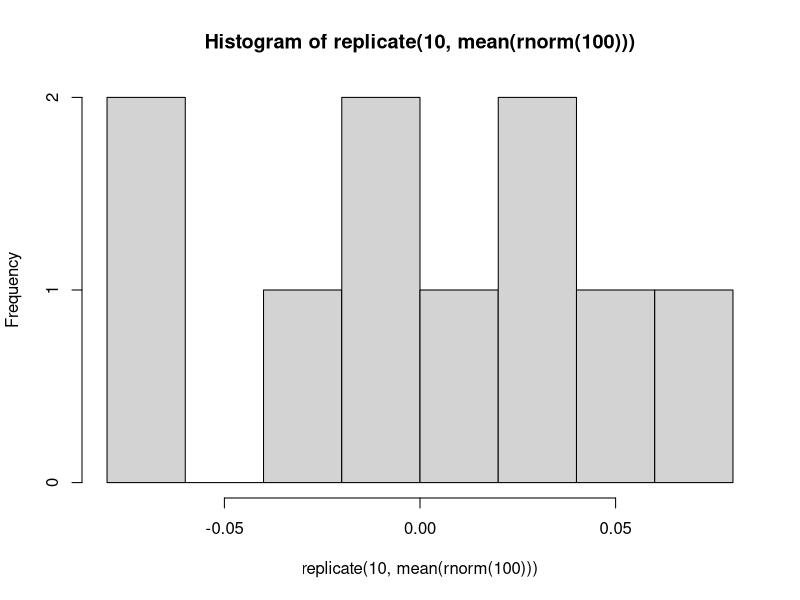
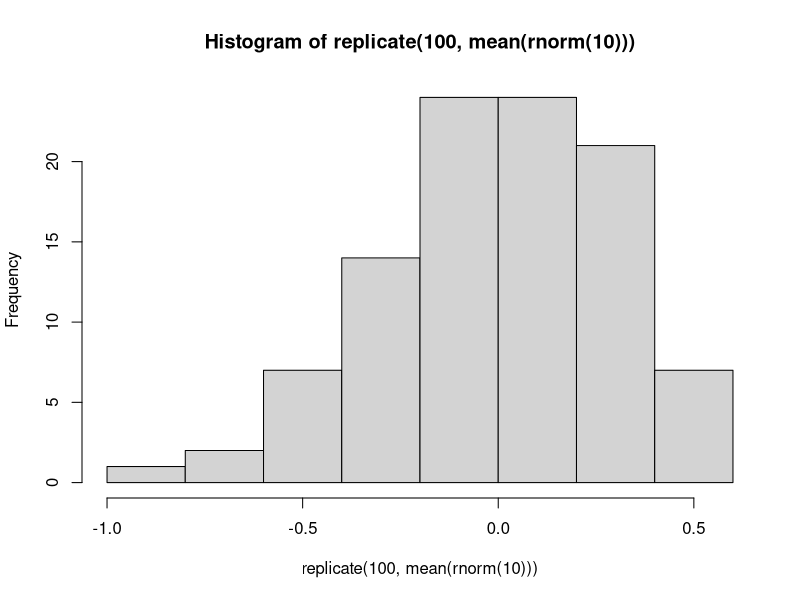
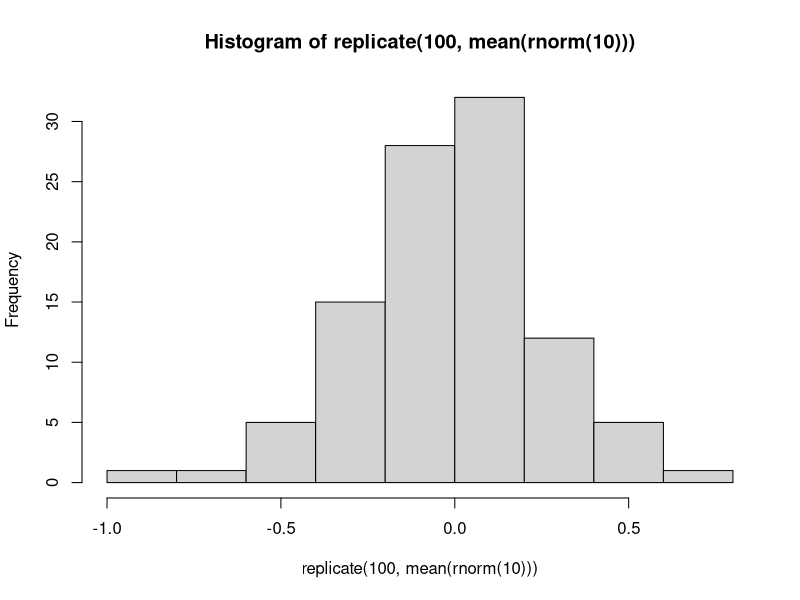
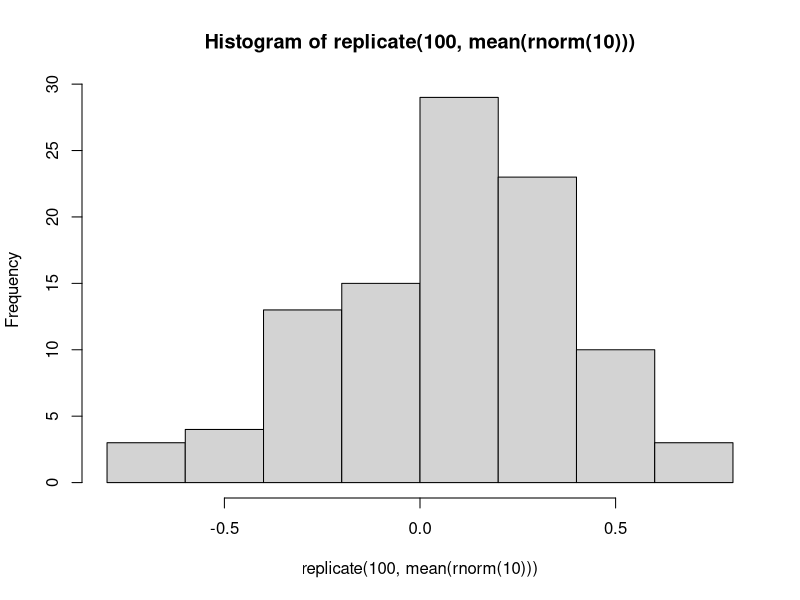
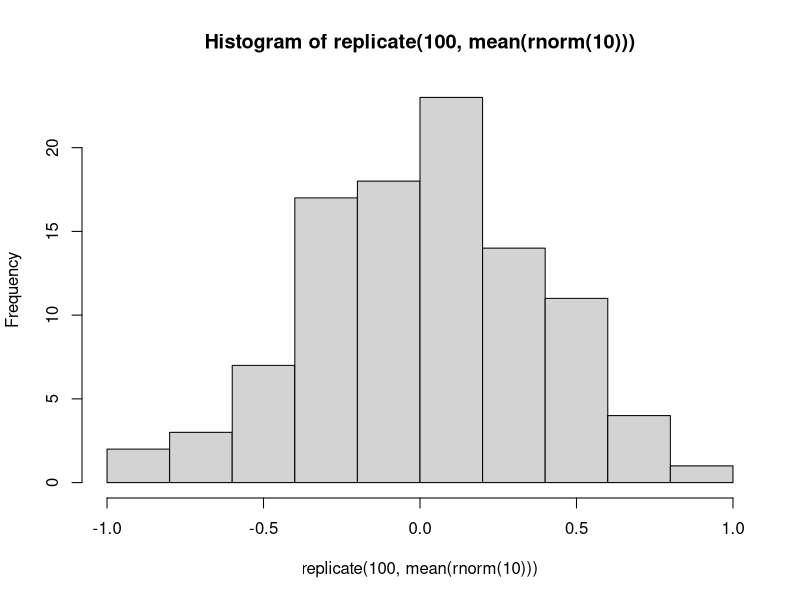
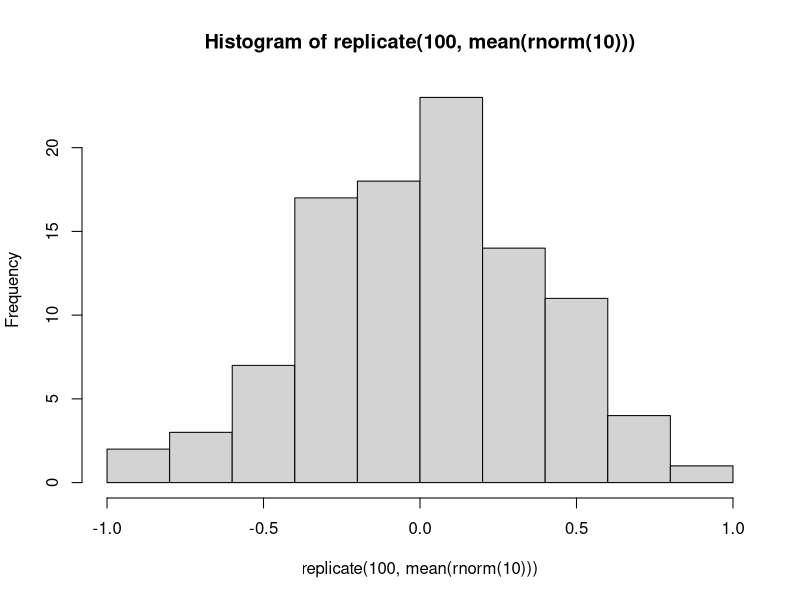
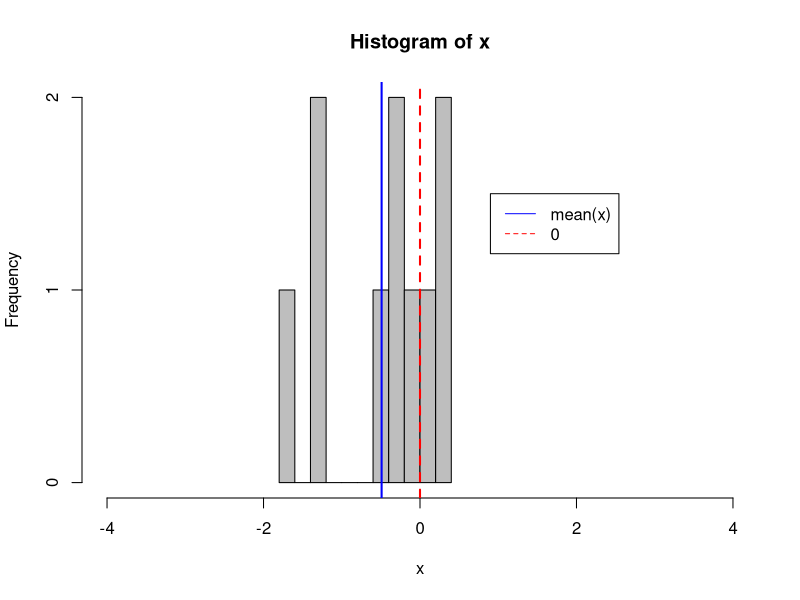
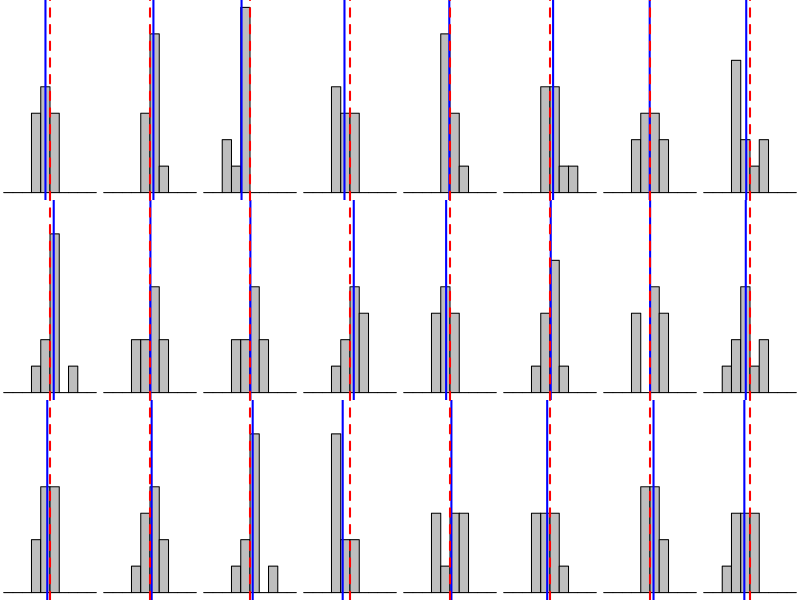

Write the R code that produced these figures, in order. (Note: this script raises an error after producing the figures.)
###############################################################################################################
# This R script contains                                                                                      #
#  - the examples shown in the step-by-step workshop pages                                                    #
#    (for you to run line-by-line to observe the outcome, or to modify and play with)                         #
#  - space called 'YOUR TURN' for you to write your own code to answer the exercises from the workshop pages  #
###############################################################################################################

#~~~~~~~~~ Random Numbers Generators and sampling theory -----

# sample 

## x is a sequence
x <- 1:10
x
?sample # default: replace = FALSE
sample(x)
sample(x, replace = TRUE)
sample(letters, size = 10)
sample(x, size = 100, replace = TRUE)

## x is a vector of combined values
x <- c(1,5,8)
x
sample(x, size = 6, replace = TRUE)


# YOUR TURN: generate random numbers
## Sample 100 values between 3 and 103 with replacement

x <- 3:103
x
sample(x, size = 100, replace = TRUE)

# random number generator drawing from specific distributions

?runif  # runif(n, min, max) #uniform distribution
?rpois  # rpois(n, lambda)  #poisson distribution
?rnorm  # rnorm(n, mean, sd) #normal distribution
?rbinom # rbinom(n, prob)	 #binomial distribution

# YOUR TURN: generate random numbers
## Draw 100 values from a normal distribution with a mean of 0 and a sd of 1

rnorm(100) # mean of 0 and sd of 1 = default

## Draw 50 values from a normal distribution with a mean of 10 and sd of 5

rnorm(50, 10, 5)

## Draw 1000 values from a poisson distribution with a lambda of 50

rpois(1000, 50)

## Draw 30 values from a uniform distribution between 0 and 10

runif(30, 0, 10)


# repeat 

?replicate # replicate(n, expression)
rnorm(10)
mean(rnorm(10))
replicate(10,rnorm(10))
replicate(10, mean(rnorm(100)))
hist(replicate(10, mean(rnorm(100))))

# YOUR TURN: generate random numbers, repeat, and plot
## Replicate 1000 times the mean of 10 values drawn from a uniform distribution between 0 and 10  

replicate(1000, mean(runif(10,0,10)))


## Replicate 100 times the mean of 50 values drawn from a normal distribution of mean 10 and standard deviation 5  

replicate(100, mean(rnorm(50, 10, 5)))


# set seed

hist(replicate(100, mean(rnorm(10))))
hist(replicate(100, mean(rnorm(10))))
hist(replicate(100, mean(rnorm(10))))

set.seed(10)
hist(replicate(100, mean(rnorm(10))))

set.seed(10)
hist(replicate(100, mean(rnorm(10))))


# defining sample size within a replication (n) and the number of simulation/repeats/replication (nrep)
## single random sample of normal distribution N(0,1) with n = 10
set.seed(10)
x <- rnorm(10) # mean = 0, sd = 1 are the defaults
hist(x, breaks = 10, col = "grey", xlim = c(-4,4))
abline(v = 0, col = "red", lty = 2, lwd = 2)
abline(v = mean(x), col = "blue", lwd = 2)
par(xpd = TRUE) # turn off clipping of legend
# where a function has a long list of arguments, we can put them on a new line each
legend(
  0.9, 
  y = 1.5, 
  legend = c("mean(x)", "0"), 
  lty = c(1, 2), 
  col = c("blue","red")
)

## 24 sims of same distribution N(0,1) with n = 10
set.seed(10)
x24 <- replicate(24, rnorm(10))
par(mfrow = c(3,8), mar = c(0,0,0,0))
# apply is complicated because it takes a function as one of its arguments
x24Plot <- apply(
  x24,
  2,
  function(x) {
    # for fairly simple functions with lots of arguments, we sometimes just cram them all on the same line.
    # it's not great practice but it stops the script getting super long when dealing with graphical objects
    hist(x, col = "grey", xlim = c(-5,5), ylim = c(0,7), breaks = c(-5:5),
         main = "", ylab = "", xlab = "", xaxt = "n", yaxt = "n")
    abline(v = mean(x), col = "blue", lwd = 2)
    abline(v = 0, col = "red", lty = 2, lwd = 2)
  }
)

## distribution of mu and sd from 24 sims N(0,1) with n = 10
par(mfrow = c(1,2), mar = c(5,5,1,1))
hist(apply(x24, 2, mean), main = "Mean", col = "grey", xlim = c(-1,1))
abline(v = 0, col = "red", lty = 2, lwd = 2)
hist(apply(x24, 2, sd), main = "SD",col = "grey", xlim = c(0.6,1.4))
abline(v = 1, col = "red", lty = 2, lwd = 2)

## 24 sims of same distribution N(0,1) with n = 1000
set.seed(10)
x24b <- replicate(24, rnorm(1000))
par(mfrow = c(3,8), mar = c(0,0,0,0))
x24bPlot <- apply(
  x24b,
  2,
  function(x){
    hist(x, col = "grey", xlim = c(-5,5), ylim = c(0,500), breaks = c(-5:5),
         main = "", ylab = "", xlab = "", xaxt = "n", yaxt = "n")
    abline(v = mean(x), col = "blue", lwd = 2)
    abline(v = 0, col = "red", lty = 2, lwd = 2)
  }
)

## distribution of mu and sd from 24 sims N(0,1) with n = 1000
par(mfrow = c(1,2), mar = c(5,5,1,1))
hist(apply(x24b, 2, mean), main = "Mean",col = "grey", xlim = c(-1,1))
abline(v = 0, col = "red", lty = 2, lwd = 2)
hist(apply(x24b, 2, sd), main = "SD",col = "grey", xlim = c(0.6,1.4))
abline(v = 1, col = "red", lty = 2, lwd = 2)

## distribution of mu and sd from 1000 sims N(0,1) with n = 10
set.seed(10)
x1000 <- replicate(1000, rnorm(10))
par(mfrow = c(1,2), mar = c(5,5,1,1))
hist(apply(x1000, 2, mean), main = "Mean",col = "grey")
abline(v = 0, col = "red", lty = 2, lwd = 2)
hist(apply(x1000, 2, sd), main = "SD",col = "grey")
abline(v = 1, col = "red", lty = 2, lwd = 2)


#~~~~~~~~~ Functions -----

# writing a function
## function syntax:
## AwesomeFunctionName <- function(argument1, argument2,…){
##                                                         do stuff here
##                                                        }
## The last thing that appears in the 'do stuff here' section is the function's 
## "return value"

# YOUR TURN: write a function that takes input "nrep", replicates '(mean(rnorm(100)))'
# nrep times, and draws a histogram of the results

replicate(1000,mean(rnorm(100)))

histnorm100 <- function(nrep){
  hist(replicate(nrep,mean(rnorm(100))))
}

histnorm100(1000)
histnorm100(7)
histnorm100(10)

# YOUR TURN: modify your function
## to draw a histogram of nrep mean(rnorm(n)), where n is another input

histnorm <- function(nrep, n){
  hist(replicate(nrep, mean(rnorm(n))))
}

histnorm(10,5)
histnorm(100,5)
histnorm(1000,5)
histnorm(10000,5)

#~~~~~~~~~ Simulating no effect and check alpha -----

# YOUR TURN: draw from the same normal distribution twice 
## and see if the sample differ from each other
## will they differ significantly in 5% of the nrep?
### Figure out how to do a t.test in R  
### Generate two vectors of 10 values drawn from N(0,1) and compare them with a t test  
### Figure out how to extract the p-value from that object (HINT use `str` or `names`)
### Write a function simT that generates two vectors of n random normals, 
# compare them with a t test and return the p-value  
### Repeat with nrep = 20 and draw a histogram for n = 10
### Repeat with nrep = 100 and draw a histogram for n = 10    

?t.test

x1 <- rnorm(10, 0, 1)
x2 <- rnorm(10, 0, 1)

t.test(x1,x2)

str(t.test(x1,x2))
names(t.test(x1,x2))

t.test(x1,x2)$p.value

simT <- function(n){
  y1 <- rnorm(n)
  y2 <- rnorm(n)
  t.test(y1,y2)$p.value
}


simT(1000)
simT(10)


#~~~~~~~~~ Simulating an effect and check power -----

# we can calculate the power of a t.test for a given sample size using:
power.t.test(n = NULL, delta = 0.5, sd = 1, sig.level = 0.05, power = 0.8)
# the required sample size is 64 per group.

# YOUR TURN: Use your simulation skills to work out the power of a t-test for a given sample size through simulation.
## Write a function which:
### 1. Draws from two random normal distributions with different means and a given sample size
### 2. Compares the means with a t.test and extracts the p.value
## Then, use that function to replicate the function 1000 times using the parameters used in the power calculation.
## Calculate the proportion of p-values that are <0.05

simT2 <- function(n, m1, m2){
  z1 <- rnorm(n, m1)
  z2 <- rnorm(n, m2)
  t.test(z1,z2)$p.value
}

simT2(100, 25, 60)

setseed(2004)

p <- replicate(1000, simT2(64, 0, 0.5))

par(mfrow = c(1,1))
hist(p, breaks = 21, col = c('red',rep('grey',20)), 
     main = "nrep = 1000, n = 64, delta = 0.5", xlab = 'pvalue')

prop.table(table(p < 0.05))


#~~~~~~~~~ Simulating for a preregistration  -----

# YOUR TURN: 
## Try to make a dataset that looks like this, using the 
## functions `data.frame()`, `sample()`, and `rnorm()`    

# smoking_status lung_cancer sex      age
# 1            Yes          No   M 12.67918
# 2            Yes         Yes   F 23.71397
# 3             No          No   M 28.87786
# 4            Yes          No   F 28.99327
# 5            Yes         Yes   F 30.41415
# 6             No          No   M 44.60615

setseed(12345)

N <- 10
yn <- c("Yes","No")

df <- data.frame(
  smoking_status = sample(yn, N, replace = T),
  lung_cancer = sample(yn, N, replace = T),
  sex = sample(c("M","F"),N, replace = T),
  age = rnorm(N, 30, 10))



# YOUR TURN:
## Run a logistic regression on the data with lung cancer as the outcome and
## adjusting for the other variables. 
## You could try something like:
## glm(lung_cancer ~ smoking_status, sex, age, family = binomial(link = "logit"), data = df)
## Why doesn't it work? Try to trouble shoot and get the code to work!

## HINT: are the variables the correct data type?
## HINT: once the model works, use summary() to look at the results

df[1:3] <- lapply(df[1:3], as.factor)

m1 <- glm(
  lung_cancer ~ smoking_status + age + sex, 
  family = binomial(link = logit),
  data = df)

summary(m1)
